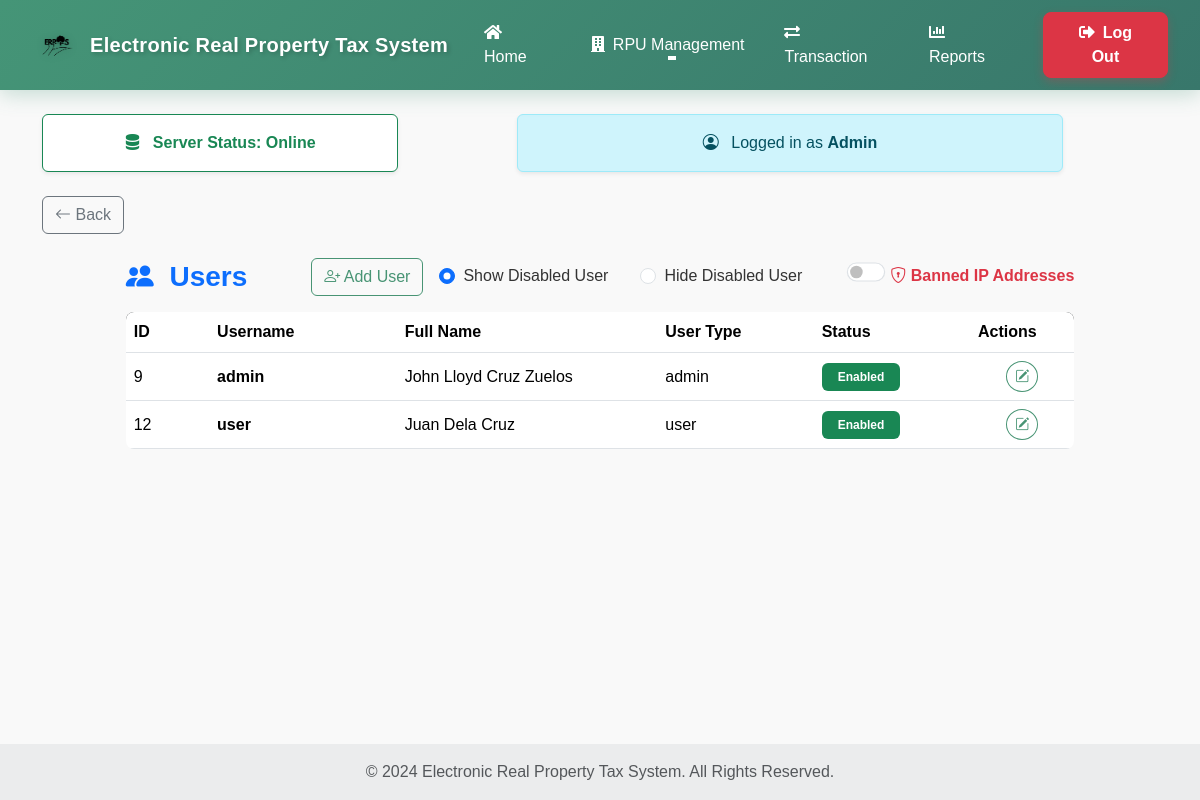
/User-Control.php, run on an earlier commit of the app's database.
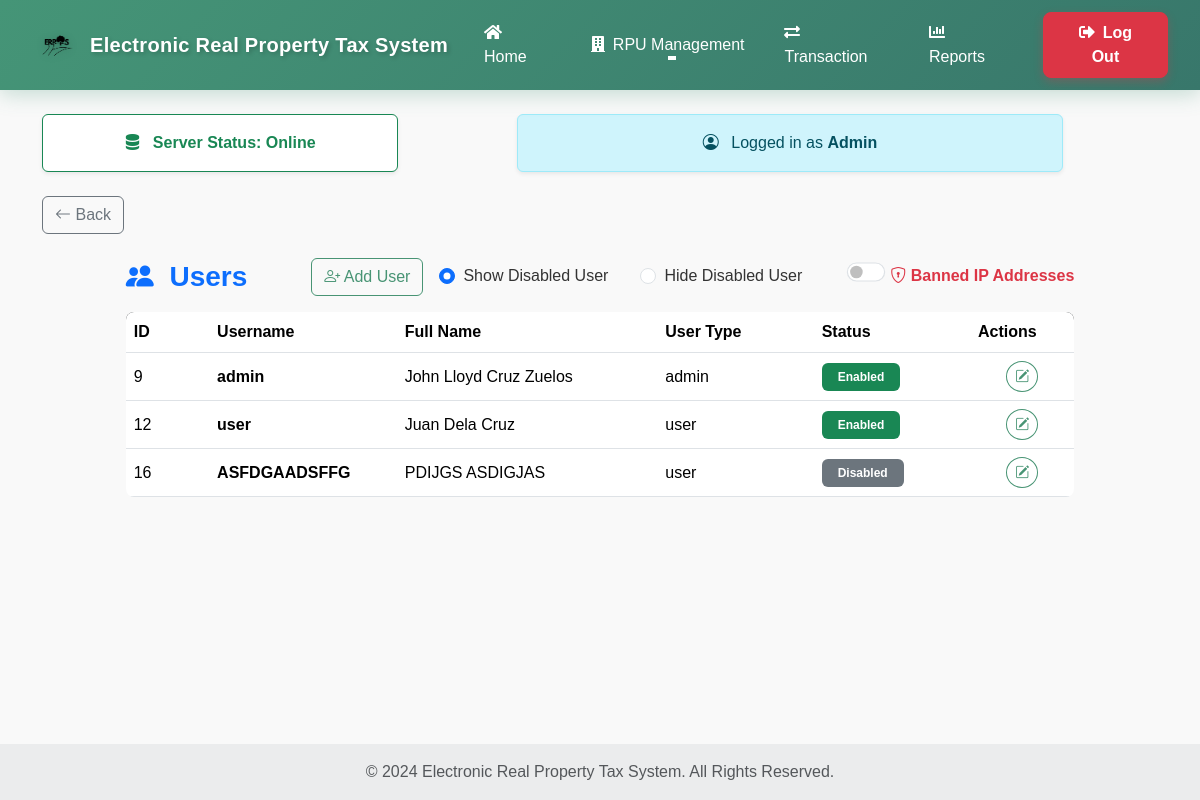
And on a later commit of the database.
### tables this page shows
CREATE TABLE `users` (
  `user_id` int(11) NOT NULL,
  `username` varchar(50) NOT NULL,
  `password` varchar(255) NOT NULL,
  `last_name` varchar(50) NOT NULL,
  `first_name` varchar(50) NOT NULL,
  `middle_name` varchar(50) DEFAULT NULL,
  `gender` enum('Male','Female') NOT NULL,
  `birthdate` date DEFAULT NULL,
  `marital_status` enum('Single','Married') NOT NULL,
  `tin` varchar(15) DEFAULT NULL,
  `house_number` varchar(10) DEFAULT NULL,
  `street` varchar(100) DEFAULT NULL,
  `brgy_id` int(11) DEFAULT NULL,
  `district_id` int(11) DEFAULT NULL,
  `m_id` int(11) DEFAULT NULL,
  `province` varchar(50) DEFAULT NULL,
  `contact_number` varchar(15) DEFAULT NULL,
  `email` varchar(100) DEFAULT NULL,
  `status` tinyint(1) NOT NULL DEFAULT 0,
  `user_type` enum('admin','user') NOT NULL DEFAULT 'user'
);

### User-Control.php (the view, shortened to what this page needs)
<?php
$conn = Database::getInstance();
$username = $_SESSION['username'] ?? 'Admin';
$query = "SELECT * FROM users";
$result = $conn->query($query);
$users = [];
if ($result) {
  while ($row = $result->fetch_assoc()) {
    $users[] = $row;
  }
}
?>
<!DOCTYPE html>
<html lang="en">
<head>
  <link rel="stylesheet" href="https://cdnjs.cloudflare.com/ajax/libs/font-awesome/5.15.4/css/all.min.css">
  <link href="https://cdn.jsdelivr.net/npm/bootstrap@5.3.2/dist/css/bootstrap.min.css" rel="stylesheet">
  <link rel="stylesheet" href="https://cdn.jsdelivr.net/npm/bootstrap-icons/font/bootstrap-icons.css">
  <link rel="stylesheet" href="main_layout.css">
  <link rel="stylesheet" href="header.css">
  <link rel="stylesheet" href="User-Control.css">
</head>
<body>
  <?php include 'header.php'; ?>
  <div class="container py-4">
    <div class="row mb-4 align-items-center">
      <div class="col-md-4 mb-3 mb-md-0">
        <div class="card border-success shadow-sm">
          <div class="card-body text-center text-success fw-bold">
            <i class="bi bi-server me-2"></i> Server Status: Online
          </div>
        </div>
      </div>
      <div class="col-md-6 offset-md-1">
        <div class="alert alert-info text-center shadow-sm mb-0">
          <i class="bi bi-person-circle me-2"></i>
          Logged in as <strong><?= htmlspecialchars($username); ?></strong>
        </div>
      </div>
    </div>
    <div class="mb-4">
      <a href="Admin-Page-2.php" class="btn btn-outline-secondary">
        <i class="bi bi-arrow-left"></i> Back
      </a>
    </div>
    <div class="table-section mx-auto" style="width: 85%;">
      <div class="d-flex justify-content-between align-items-center mb-3 flex-wrap">
        <h3 class="fw-bold text-primary mb-3 mb-md-0">
          <i class="bi bi-people-fill me-2"></i> Users
        </h3>
        <div class="d-flex align-items-center flex-wrap gap-3">
          <a href="ADD_User.php" class="btn btn-outline-primary">
            <i class="bi bi-person-plus"></i> Add User
          </a>
          <div class="form-check form-check-inline">
            <input class="form-check-input" type="radio" name="userStatusFilter" id="showDisabled" value="show" checked>
            <label class="form-check-label" for="showDisabled">Show Disabled User</label>
          </div>
          <div class="form-check form-check-inline">
            <input class="form-check-input" type="radio" name="userStatusFilter" id="hideDisabled" value="hide">
            <label class="form-check-label" for="hideDisabled">Hide Disabled User</label>
          </div>
          <div class="form-check form-switch ms-3">
            <input class="form-check-input" type="checkbox" id="bannedToggle">
            <label class="form-check-label fw-semibold text-danger" for="bannedToggle">
              <i class="bi bi-shield-lock"></i> Banned IP Addresses
            </label>
          </div>
        </div>
      </div>
      <div id="defaultUsersTable" class="table-responsive">
        <table class="table table-hover align-middle mb-0">
          <thead class="bg-dark text-white text-center">
            <tr>
              <th style="width: 8%">ID</th>
              <th style="width: 18%">Username</th>
              <th style="width: 25%">Full Name</th>
              <th style="width: 15%">User Type</th>
              <th style="width: 15%">Status</th>
              <th style="width: 10%">Actions</th>
            </tr>
          </thead>
          <tbody class="text-start">
            <?php foreach ($users as $user): ?>
              <tr class="border-bottom">
                <td><?= htmlspecialchars($user['user_id'] ?? '') ?></td>
                <td class="fw-semibold"><?= htmlspecialchars($user['username'] ?? '') ?></td>
                <td><?= htmlspecialchars(trim("{$user['first_name']} {$user['middle_name']} {$user['last_name']}")) ?>
                </td>
                <td><?= htmlspecialchars($user['user_type'] ?? '') ?></td>
                <td>
                  <?php if ($user['status'] == 1): ?>
                    <span class="badge bg-success px-3 py-2">Enabled</span>
                  <?php else: ?>
                    <span class="badge bg-secondary px-3 py-2">Disabled</span>
                  <?php endif; ?>
                </td>
                <td class="text-center">
                  <a href="#" data-toggle="modal" data-target="#editUserModal-<?= $user['user_id'] ?>"
                    class="btn btn-outline-primary btn-sm rounded-circle">
                    <i class="bi bi-pencil-square"></i>
                  </a>
                </td>
              </tr>
            <?php endforeach; ?>
          </tbody>
        </table>
      </div>
    </div>
  </div>
  <footer class="bg-body-tertiary text-center text-lg-start mt-auto">
    <div class="text-center p-3" style="background-color: rgba(0, 0, 0, 0.05);">
      <span class="text-muted">© 2024 Electronic Real Property Tax System. All Rights Reserved.</span>
    </div>
  </footer>
</body>
</html>

What changed in the data, as far as the page shows it:
added users: user_id "16", username "ASFDGAADSFFG", first_name+middle_name+last_name "PDIJGS ASDIGJAS", user_type "user", status "Disabled"
